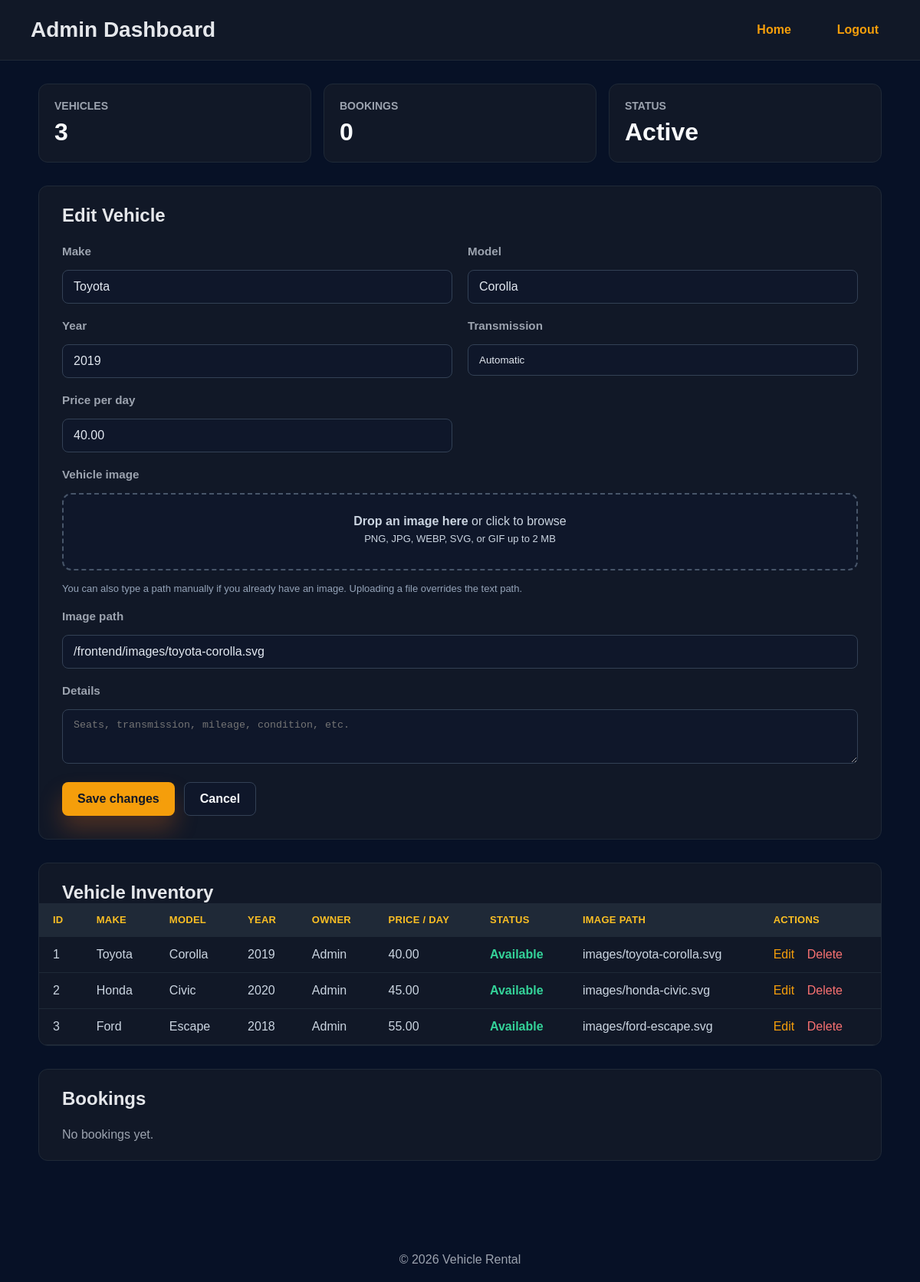
Screenshot of /backend/admin.php?edit=1 (signed in) with the database file from the repository.
### tables this page shows
CREATE TABLE IF NOT EXISTS vehicles (
  id INT AUTO_INCREMENT PRIMARY KEY,
  owner_id INT NOT NULL,
  make VARCHAR(100) NOT NULL,
  model VARCHAR(100) NOT NULL,
  year INT DEFAULT NULL,
  transmission ENUM('manual', 'automatic') NOT NULL DEFAULT 'automatic',
  price_per_day DECIMAL(8,2) DEFAULT 0.00,
  image VARCHAR(255) DEFAULT NULL,
  description TEXT DEFAULT NULL,
  status ENUM('available', 'booked') NOT NULL DEFAULT 'available',
  created_at DATETIME NOT NULL DEFAULT CURRENT_TIMESTAMP,
  FOREIGN KEY (owner_id) REFERENCES users(id) ON DELETE CASCADE
);

CREATE TABLE IF NOT EXISTS users (
  id INT AUTO_INCREMENT PRIMARY KEY,
  name VARCHAR(255) NOT NULL,
  email VARCHAR(255) NOT NULL UNIQUE,
  password VARCHAR(255) NOT NULL,
  phone_number VARCHAR(50) NOT NULL UNIQUE,
  role ENUM('user', 'admin') NOT NULL DEFAULT 'user',
  created_at DATETIME NOT NULL DEFAULT CURRENT_TIMESTAMP
);

### backend/functions.php (called while the page is built, shortened)
<?php
function parsePhpSizeToBytes(string $value): int {
    $value = trim($value);
    $last = strtolower(substr($value, -1));
    $number = (float) $value;
    switch ($last) {
        case 'm':
            $number *= 1024;
        case 'k':
            $number *= 1024;
            break;
    }
    return (int) round($number);
}
function effectivePhpUploadMaxBytes(): int {
    $uploadMax = parsePhpSizeToBytes((string) ini_get('upload_max_filesize'));
    $postMax = parsePhpSizeToBytes((string) ini_get('post_max_size'));
    return min($uploadMax, $postMax);
}
function vehicleImageUploadLimitBytes(): int {
    $appLimit = 5 * 1024 * 1024;
    $phpLimit = effectivePhpUploadMaxBytes();
    return min($appLimit, $phpLimit);
}
function formatBytesHuman(int $bytes): string {
    if ($bytes >= 1024 * 1024) {
        $mb = $bytes / (1024 * 1024);
        return rtrim(rtrim(number_format($mb, 2, '.', ''), '0'), '.') . ' MB';
    }
    return $bytes . ' B';
}
function normalizeVehicleImagePath(?string $image): string {
    $image = trim((string) ($image ?? ''));
    $image = str_replace('\\', '/', $image);
    $rewrites = [
        '../backend/assets/' => '/backend/assets/',
        'backend/assets/' => '/backend/assets/',
        '../frontend/images/' => '/frontend/images/',
        'frontend/images/' => '/frontend/images/',
        'images/' => '/frontend/images/',
    ];
    foreach ($rewrites as $prefix => $replacement) {
        if (str_starts_with($image, $prefix)) {
            return $replacement . ltrim(substr($image, strlen($prefix)), '/');
        }
    }
    return '/' . ltrim($image, '/');
}
function normalizeTransmission(?string $transmission): string {
    $value = strtolower(trim((string) ($transmission ?? '')));
    return $value === 'manual' ? 'manual' : 'automatic';
}
function getVehicles(PDO $pdo) {
    $stmt = $pdo->query('SELECT v.*, u.name AS owner_name, u.email AS owner_email FROM vehicles v LEFT JOIN users u ON v.owner_id = u.id ORDER BY v.id');
    return $stmt->fetchAll();
}
function getVehicle(PDO $pdo, $id) {
    $stmt = $pdo->prepare('SELECT v.*, u.name AS owner_name, u.email AS owner_email FROM vehicles v LEFT JOIN users u ON v.owner_id = u.id WHERE v.id = ?');
    $stmt->execute([$id]);
    return $stmt->fetch();
}
function isVehicleBooked(array $vehicle): bool {
    return ($vehicle['status'] ?? 'available') === 'booked';
}
function getBookings(PDO $pdo) {
    $stmt = $pdo->query('SELECT b.*, v.make, v.model, u.name AS user_name, u.email AS user_email, u.phone_number AS user_phone_number FROM bookings b JOIN vehicles v ON b.vehicle_id = v.id LEFT JOIN users u ON b.user_id = u.id ORDER BY b.created_at DESC');
    return $stmt->fetchAll();
}

### backend/admin.php (the view, shortened to what this page needs)
<?php
require_once __DIR__ . '/functions.php';
$editVehicle = null;
$imageUploadLimitLabel = formatBytesHuman(vehicleImageUploadLimitBytes());
if (isset($_GET['edit'])) {
    $editVehicle = getVehicle($pdo, (int) $_GET['edit']);
}
$vehicles = getVehicles($pdo);
$bookings = getBookings($pdo);
?>
<!doctype html>
<html lang="en">
<head>
  <link rel="stylesheet" href="../frontend/css/styles.css">
</head>
<body>
  <header class="admin-header">
    <h1>Admin Dashboard</h1>
    <nav>
      <a href="../frontend/index.php">Home</a>
      <a href="../frontend/logout.php">Logout</a>
    </nav>
  </header>
  <main class="dashboard">
    <section class="stats" aria-label="Dashboard totals">
      <div class="stat">
        <h2>Vehicles</h2>
        <p><?php echo count($vehicles); ?></p>
      </div>
      <div class="stat">
        <h2>Bookings</h2>
        <p><?php echo count($bookings); ?></p>
      </div>
      <div class="stat">
        <h2>Status</h2>
        <p>Active</p>
      </div>
    </section>
    <section class="vehicle-form">
      <div class="form-header">
        <h2><?php echo $editVehicle ? 'Edit Vehicle' : 'Add New Vehicle'; ?></h2>
      </div>
      <form method="post" action="admin.php" enctype="multipart/form-data">
        <div class="form-body">
          <div class="form-group">
            <label for="make">Make</label>
            <input id="make" name="make" value="<?php echo htmlspecialchars($editVehicle['make'] ?? ''); ?>" required>
          </div>
          <div class="form-group">
            <label for="model">Model</label>
            <input id="model" name="model" value="<?php echo htmlspecialchars($editVehicle['model'] ?? ''); ?>" required>
          </div>
          <div class="form-group">
            <label for="year">Year</label>
            <input id="year" name="year" type="number" min="1900" max="2100" value="<?php echo htmlspecialchars($editVehicle['year'] ?? ''); ?>">
          </div>
          <div class="form-group">
            <label for="transmission">Transmission</label>
            <?php $selectedTransmission = normalizeTransmission($editVehicle['transmission'] ?? 'automatic'); ?>
            <select id="transmission" name="transmission">
              <option value="automatic" <?php echo $selectedTransmission === 'automatic' ? 'selected' : ''; ?>>Automatic</option>
            </select>
          </div>
          <div class="form-group">
            <label for="price_per_day">Price per day</label>
            <input id="price_per_day" name="price_per_day" type="number" step="0.01" min="0" value="<?php echo htmlspecialchars($editVehicle['price_per_day'] ?? ''); ?>" required>
          </div>
          <div class="form-group form-group-wide" style="grid-column:span 2;">
            <label for="image_file">Vehicle image</label>
            <div id="image-dropzone" class="image-dropzone">
              <p><strong>Drop an image here</strong> or click to browse</p>
              <p class="dropzone-hint">PNG, JPG, WEBP, SVG, or GIF up to <?php echo htmlspecialchars($imageUploadLimitLabel); ?></p>
            </div>
            <small class="helper-text">You can also type a path manually if you already have an image. Uploading a file overrides the text path.</small>
          </div>
          <div class="form-group form-group-wide" style="grid-column:span 2;">
            <label for="image">Image path</label>
            <input id="image" name="image" value="<?php echo htmlspecialchars(normalizeVehicleImagePath($editVehicle['image'] ?? '')); ?>" placeholder="/frontend/images/toyota.jpg or https://example.com/car.jpg">
          </div>
          <div class="form-group form-group-wide" style="grid-column:span 2;">
            <label for="description">Details</label>
            <textarea id="description" name="description" rows="3" placeholder="Seats, transmission, mileage, condition, etc."><?php echo htmlspecialchars($editVehicle['description'] ?? ''); ?></textarea>
          </div>
        </div>
        <div class="form-actions">
          <button type="submit" name="save_vehicle" class="btn btn-primary"><?php echo $editVehicle ? 'Save changes' : 'Add vehicle'; ?></button>
          <?php if ($editVehicle): ?>
            <a href="admin.php" class="btn btn-secondary">Cancel</a>
          <?php endif; ?>
        </div>
      </form>
    </section>
    <section class="table-container">
      <div class="table-header">
        <h2>Vehicle Inventory</h2>
      </div>
      <?php if (empty($vehicles)): ?>
        <div class="empty">No vehicles available. Add a vehicle above.</div>
      <?php else: ?>
        <div class="table-scroll">
          <table>
            <thead>
              <tr>
                <th>ID</th>
                <th>Make</th>
                <th>Model</th>
                <th>Year</th>
                <th>Owner</th>
                <th>Price / day</th>
                <th>Status</th>
                <th>Image path</th>
                <th>Actions</th>
              </tr>
            </thead>
            <tbody>
              <?php foreach ($vehicles as $vehicle): ?>
                <tr>
                  <td><?php echo (int) $vehicle['id']; ?></td>
                  <td><?php echo htmlspecialchars($vehicle['make']); ?></td>
                  <td><?php echo htmlspecialchars($vehicle['model']); ?></td>
                  <td><?php echo htmlspecialchars($vehicle['year']); ?></td>
                  <td><?php echo htmlspecialchars($vehicle['owner_name'] ?? '—'); ?></td>
                  <td><?php echo htmlspecialchars($vehicle['price_per_day']); ?></td>
                  <td>
                    <?php if (isVehicleBooked($vehicle)): ?>
                      <span style="color:#f87171;font-weight:700;">Booked</span>
                    <?php else: ?>
                      <span style="color:#34d399;font-weight:700;">Available</span>
                    <?php endif; ?>
                  </td>
                  <td><?php echo htmlspecialchars($vehicle['image']); ?></td>
                  <td>
                    <a class="action-link" href="admin.php?edit=<?php echo (int) $vehicle['id']; ?>">Edit</a>
                    <form method="post" action="admin.php" style="display:inline;" onsubmit="return confirm('Delete this vehicle?');">
                      <button type="submit" class="action-link delete-link" style="background:none;border:none;padding:0;cursor:pointer;font:inherit;">Delete</button>
                    </form>
                  </td>
                </tr>
              <?php endforeach; ?>
            </tbody>
          </table>
        </div>
      <?php endif; ?>
    </section>
    <section class="table-container">
      <div class="table-header">
        <h2>Bookings</h2>
      </div>
      <?php if (empty($bookings)): ?>
        <div class="empty">No bookings yet.</div>
      <?php endif; ?>
    </section>
  </main>
  <footer class="page-footer">&copy; <?php echo date('Y'); ?> Vehicle Rental</footer>
</body>
</html>

### frontend/css/styles.css (style rules this page uses)
:root { --bg: #040b1c; --surface: rgba(10, 18, 40, 0.95); --surface-soft: rgba(19, 43, 86, 0.75); --text: #eef4ff; --muted: #aac4ff; --primary: #f97316; --primary-dark: #dc6803; --accent: #2563eb; --border: rgba(255, 255, 255, 0.08); --shadow: 0 30px 80px rgba(0, 0, 0, 0.30); font-family: Inter, system-ui, -apple-system, BlinkMacSystemFont, "Segoe UI", sans-serif; }
* { box-sizing: border-box; }
body { margin: 0; min-height: 100vh; color: var(--text); background: radial-gradient(circle at top left, rgba(37, 99, 235, 0.16), transparent 20%), radial-gradient(circle at bottom right, rgba(249, 115, 22, 0.14), transparent 20%), var(--bg); }
body, input, button { font: 400 16px/1.6 var(--font-family); }
nav { display: flex; flex-wrap: wrap; gap: 12px; align-items: center; }
nav a { color: #dbeafe; text-decoration: none; padding: 10px 14px; border-radius: 999px; transition: background 0.2s ease, transform 0.2s ease; }
main { padding: 36px; max-width: 1180px; margin: 0 auto; }
.btn { display: inline-flex; align-items: center; justify-content: center; padding: 16px 24px; border-radius: 999px; text-decoration: none; transition: transform 0.2s ease, box-shadow 0.2s ease; }
.btn-primary { background: linear-gradient(135deg, var(--primary), #fbbf24); color: #020617; box-shadow: 0 18px 30px rgba(249, 115, 22, 0.25); }
.page-footer { margin-top: 40px; text-align: center; color: #94a3b8; }
.form-group { display: flex; flex-direction: column; gap: 8px; }
.form-group label { color: #cbd5e1; font-size: 0.95rem; }
.form-group input, .form-group select { padding: 14px 16px; background: rgba(255, 255, 255, 0.06); border: 1px solid rgba(255, 255, 255, 0.12); border-radius: 14px; color: #e2e8f0; }
.form-group input::placeholder { color: #64748b; }
.form-group select { appearance: none; -webkit-appearance: none; -moz-appearance: none; padding-right: 48px; background-image: linear-gradient(45deg, transparent 50%, #93c5fd 50%), linear-gradient(135deg, #93c5fd 50%, transparent 50%); background-position: calc(100% - 22px) calc(50% - 3px), calc(100% - 16px) calc(50% - 3px); background-size: 6px 6px, 6px 6px; background-repeat: no-repeat; }
.form-group label { color: #cbd5e1; font-weight: 600; }
.form-group input { width: 100%; padding: 16px 18px; background: rgba(255, 255, 255, 0.06); border: 1px solid rgba(255, 255, 255, 0.12); border-radius: 16px; color: #eef4ff; }

### rows the page displays
vehicles: make "Toyota", model "Corolla", year "2019", transmission "Automatic", price_per_day "40.00", image "/frontend/images/toyota-corolla.svg", id "1", owner.name "Admin", status "Available", image "images/toyota-corolla.svg"
vehicles: id "2", make "Honda", model "Civic", year "2020", owner.name "Admin", price_per_day "45.00", status "Available", image "images/honda-civic.svg"
vehicles: id "3", make "Ford", model "Escape", year "2018", owner.name "Admin", price_per_day "55.00", status "Available", image "images/ford-escape.svg"

### other values shown
count($vehicles) "3"
count($bookings) "0"
$imageUploadLimitLabel "2 MB"
